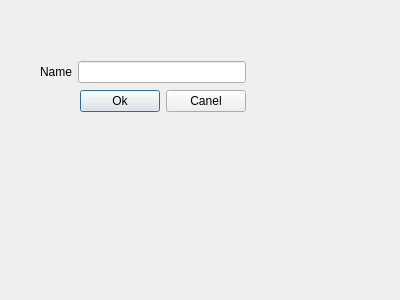
<?xml version="1.0" encoding="UTF-8"?>
<ui version="4.0">
 <class>Dialog</class>
 <widget class="QDialog" name="Dialog">
  <property name="geometry">
   <rect>
    <x>0</x>
    <y>0</y>
    <width>400</width>
    <height>300</height>
   </rect>
  </property>
  <property name="windowTitle">
   <string>Dialog</string>
  </property>
  <widget class="QWidget" name="">
   <property name="geometry">
    <rect>
     <x>40</x>
     <y>60</y>
     <width>206</width>
     <height>55</height>
    </rect>
   </property>
   <layout class="QGridLayout" name="gridLayout">
    <item row="0" column="0">
     <layout class="QHBoxLayout" name="horizontalLayout">
      <item>
       <widget class="QLabel" name="label">
        <property name="text">
         <string>Name</string>
        </property>
       </widget>
      </item>
      <item>
       <widget class="QLineEdit" name="lineEdit"/>
      </item>
     </layout>
    </item>
    <item row="1" column="0">
     <layout class="QHBoxLayout" name="horizontalLayout_2">
      <item>
       <spacer name="horizontalSpacer">
        <property name="orientation">
         <enum>Qt::Horizontal</enum>
        </property>
        <property name="sizeHint" stdset="0">
         <size>
          <width>40</width>
          <height>20</height>
         </size>
        </property>
       </spacer>
      </item>
      <item>
       <widget class="QPushButton" name="pushButton">
        <property name="text">
         <string>Ok</string>
        </property>
       </widget>
      </item>
      <item>
       <widget class="QPushButton" name="pushButton_2">
        <property name="text">
         <string>Canel</string>
        </property>
       </widget>
      </item>
     </layout>
    </item>
   </layout>
  </widget>
 </widget>
 <tabstops>
  <tabstop>lineEdit</tabstop>
  <tabstop>pushButton</tabstop>
  <tabstop>pushButton_2</tabstop>
 </tabstops>
 <resources/>
 <connections>
  <connection>
   <sender>pushButton</sender>
   <signal>clicked()</signal>
   <receiver>Dialog</receiver>
   <slot>accept()</slot>
   <hints>
    <hint type="sourcelabel">
     <x>118</x>
     <y>123</y>
    </hint>
    <hint type="destinationlabel">
     <x>111</x>
     <y>144</y>
    </hint>
   </hints>
  </connection>
  <connection>
   <sender>pushButton_2</sender>
   <signal>clicked()</signal>
   <receiver>Dialog</receiver>
   <slot>reject()</slot>
   <hints>
    <hint type="sourcelabel">
     <x>198</x>
     <y>123</y>
    </hint>
    <hint type="destinationlabel">
     <x>200</x>
     <y>160</y>
    </hint>
   </hints>
  </connection>
 </connections>
</ui>
